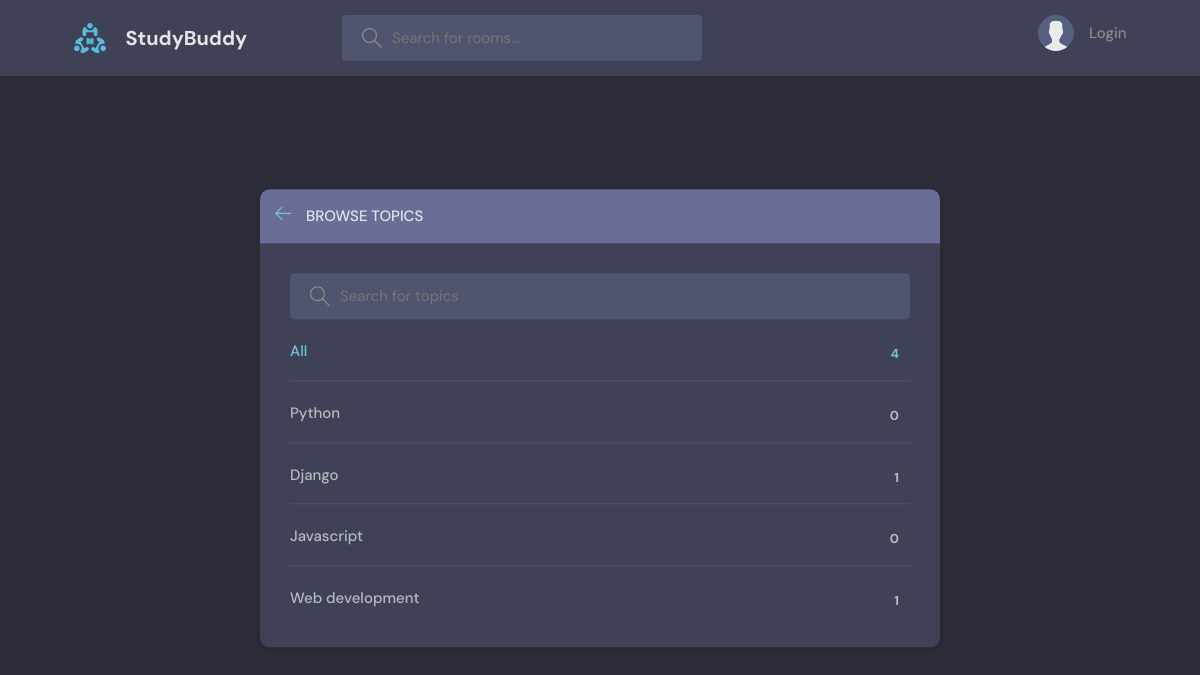
The page /topics/ on the database as committed earlier.
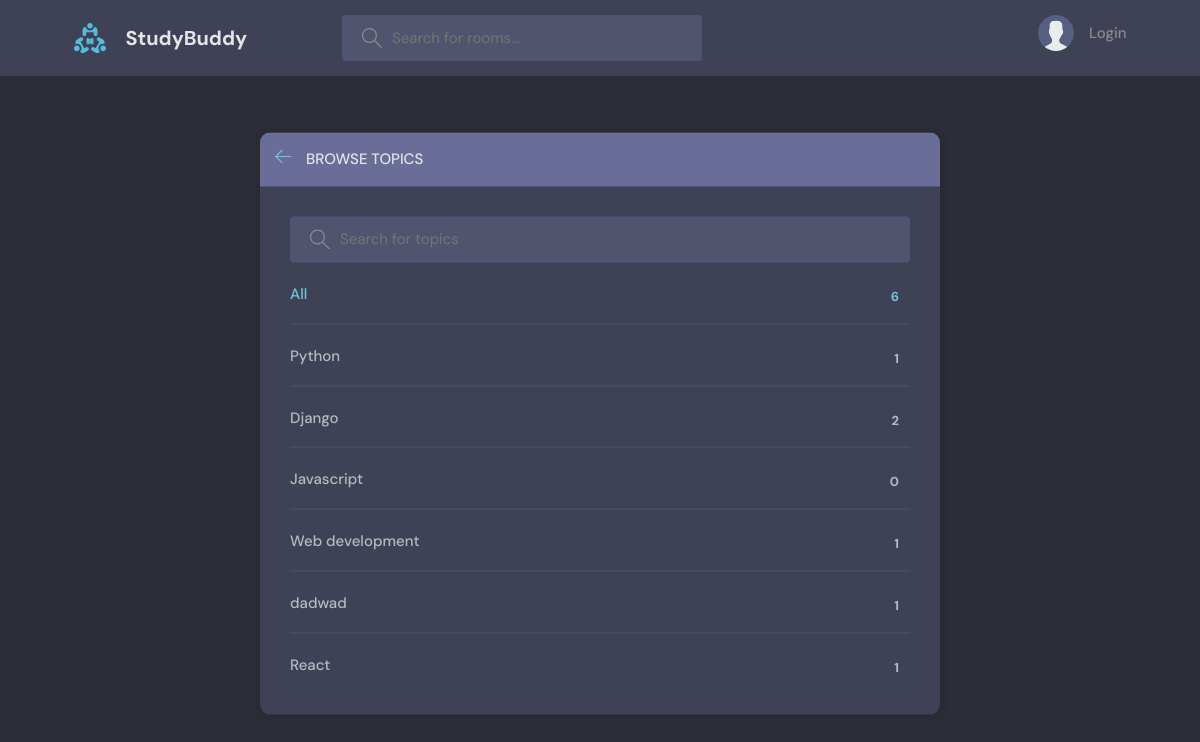
The same page on the database as committed later.
### base/models.py (models this page shows, shortened)
class Topic(models.Model):
    name = models.CharField(max_length=200)

### base/views.py (the view)
# urls.py: path('topics/', views.topicsPage, name="topics"),
def topicsPage(request):
    q = request.GET.get('q') if request.GET.get('q') != None else ''
    topics = Topic.objects.filter(name__icontains=q)
    return render(request, 'base/topics.html', { 'topics': topics })

### base/templates/base/topics.html (shortened to what this page needs)
{% extends 'main.html' %}
{% block content %}
  <main class="create-room layout">
    <div class="container">
      <div class="layout__box">
        <div class="layout__boxHeader">
          <div class="layout__boxTitle">
            <a href="{% url 'home' %}">
              <svg version="1.1" xmlns="http://www.w3.org/2000/svg" width="32" height="32" viewBox="0 0 32 32">
                <title>arrow-left</title>
                <path
                  d="M13.723 2.286l-13.723 13.714 13.719 13.714 1.616-1.611-10.96-10.96h27.625v-2.286h-27.625l10.965-10.965-1.616-1.607z"
                ></path>
              </svg>
            </a>
            <h3>Browse Topics</h3>
          </div>
        </div>
        <div class="topics-page layout__body">
          <form  action="" method="GET"class="header__search">
            <label>
              <input name="q" placeholder="Search for topics" />
            </label>
          </form>
          <ul class="topics__list">
            <li>
              <a href="{% url 'topics' %}" class="active">All <span>{{ topics.count }}</span></a>
            </li>
            {% for topic in topics %}
            <li>
              <a href="{% url 'home' %}?q={{topic.name}}">{{ topic.name }} <span>{{ topic.room_set.all.count }}</span></a>
            </li>
            {% endfor %}
          </ul>
        </div>
      </div>
    </div>
  </main>
{% endblock content %}

### templates/main.html (shortened to what this page needs)
<!DOCTYPE html>
{% load static %}
<html lang="en">
  <head>
    <link rel="stylesheet" href="{% static  'styles/style.css' %}"/>
  </head>
  <body>
    {% include 'navbar.html' %}
    {% block content %}
    {% endblock %}
  </body>
</html>

### templates/navbar.html (shortened to what this page needs)
{% load static %}
<header class="header header--loggedIn">
  <div class="container">
    <a href="{% url 'home' %}" class="header__logo">
      <img src="{% static 'images/logo.svg' %}" />
      <h1>StudyBuddy</h1>
    </a>
    <form class="header__search" method="GET" action="{% url 'home' %}">
      <label>
        <input type="text" name="q" placeholder="Search for rooms..." />
      </label>
    </form>
    <nav class="header__menu">
      {% if request.user.is_authenticated %}
        <div class="header__user">
          <a href="{% url 'update-user' %}">
            <div class="avatar avatar--medium active">
              <img src="{{ request.user.avatar.url }}" />
            </div>
            <p>{{request.user.username}} <span>@{{request.user.username}}</span></p>
          </a>
          <button class="dropdown-button">
            <svg version="1.1" xmlns="http://www.w3.org/2000/svg" width="32" height="32" viewBox="0 0 32 32">
              <title>chevron-down</title>
              <path d="M16 21l-13-13h-3l16 16 16-16h-3l-13 13z"></path>
            </svg>
          </button>
        </div>
      {% else %}
      <a href="{% url 'login' %}">
        <img src="{% static 'images/avatar.svg' %}" />
        <p>Login</p>
      </a>
      {% endif %}
    </nav>
  </div>
</header>

### static/styles/style.css (style rules this page uses)
:root { --color-main: #71c6dd; --color-main-light: #e1f6fb; --color-dark: #3f4156; --color-dark-medium: #51546e; --color-dark-light: #696d97; --color-light: #e5e5e5; --color-gray: #8b8b8b; --color-light-gray: #b2bdbd; --color-bg: #2d2d39; --color-success: #5dd693; --color-error: #fc4b0b; }
* { font-family: "DM Sans", -apple-system, BlinkMacSystemFont, "Segoe UI", Roboto, Oxygen, Ubuntu, Cantarell, "Open Sans", "Helvetica Neue", sans-serif; margin: 0; padding: 0; box-sizing: border-box; text-rendering: optimizeLegibility; font-size: inherit; }
html { font-size: 56.25%; }
@media only screen and (min-width: 1200px) { html { font-size: 62.5%; } }
body { line-height: 1.6; font-weight: 400; font-size: 1.5rem; color: var(--color-light-gray); background-color: var(--color-bg); min-height: 100vh; }
img { width: 100%; }
a { display: inline-block; color: var(--color-main); text-decoration: none; }
.container { max-width: 120rem; width: 90%; margin: auto; }
.header { padding: 1.5rem; background-color: var(--color-dark); }
.header > .container { display: flex; gap: 9.5rem; }
.header__logo, .header__user { display: flex; gap: 2rem; align-items: center; }
.header__logo > img { height: 3.2rem; width: 3.2rem; }
.header__logo > h1 { font-weight: 700; font-size: 2rem; color: var(--color-light); }
.header__search > label { background-color: var(--color-dark-medium); padding: 1.3rem 1rem; display: flex; align-items: center; gap: 1rem; border-radius: 4px; }
.header__search svg { fill: var(--color-gray); width: 2rem; height: 2rem; margin-left: 1rem; }
.header__search input { width: 30rem; background: transparent; border: none; outline: none; color: var(--color-light); }
.header__menu { margin-left: auto; position: relative; }
.header__menu a { display: flex; gap: 1.5rem; align-items: center; font-weight: 500; text-decoration: none; color: var(--color-gray); }
.header__menu img { height: 3.6rem; }
.header__menu p { line-height: 1.2; }
.layout { margin-top: 2.4rem; }
.layout > .container { display: flex; justify-content: space-between; align-items: flex-start; }
.layout__box { width: 90%; max-width: 48rem; min-height: 40rem; position: absolute; top: 50%; left: 50%; transform: translate(-50%, -46%); background-color: var(--color-dark); border-radius: 1rem; box-shadow: 1px 1px 6px 3px rgba(0, 0, 0, 0.1); overflow: hidden; }
.layout__boxHeader { display: flex; padding: 1.5rem; background-color: var(--color-dark-light); }
.layout__boxTitle { display: flex; gap: 1.5rem; align-items: center; }
.layout__boxTitle h3 { text-transform: uppercase; font-weight: 500; color: var(--color-light); }
.layout__boxTitle svg { width: 1.6rem; height: 1.6rem; fill: var(--color-main); }
.layout__body { margin: 3rem; }
.topics__list { list-style: none; }
.topics__list li a { display: flex; justify-content: space-between; margin-bottom: 3rem; font-weight: 500; color: var(--color-light-gray); transition: all 0.3s ease-in-out; }
.topics__list li a.active, .topics__list li a:hover { color: var(--color-main); }
.topics__list li a span { padding: 0.5rem 1rem; background-color: var(--color-dark); border-radius: 3px; font-size: 1.3rem; font-weight: 700; letter-spacing: 1px; }
.topics-page .topics__list li:not(:last-child) a { margin: 2rem 0; padding-bottom: 1rem; text-decoration: none; border-bottom: 1px solid var(--color-dark-medium); }
.topics-page .header__search { display: block; }
.create-room.layout .layout__box { max-width: 68rem; }

Rows that differ between the two databases and show on the page:
computed for Topic "Python": room_set.all.count "0" → "1"
computed for Topic "Django": room_set.all.count "1" → "2"
added Topic: name "dadwad", room_set.all.count "1"
added Topic: name "React", room_set.all.count "1"
Other text that changed with them:
{{ topics.count }}: "4" → "6"
